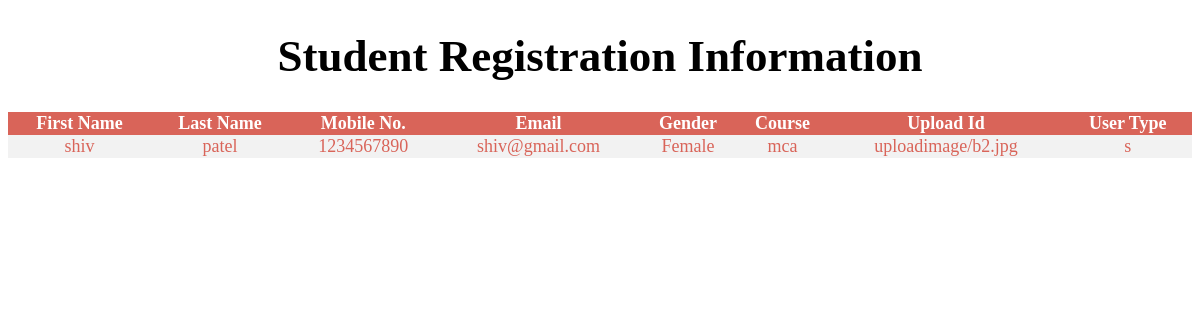
/admin_side/student_register.php, run on the app's committed database.
### tables this page shows
CREATE TABLE IF NOT EXISTS `student_register` (
  `stu_id` int(11) NOT NULL AUTO_INCREMENT,
  `first_name` varchar(50) NOT NULL,
  `last_name` varchar(50) DEFAULT NULL,
  `password` varchar(50) DEFAULT NULL,
  `mobile` bigint(10) DEFAULT NULL,
  `email` varchar(50) DEFAULT NULL,
  `gender` varchar(50) DEFAULT NULL,
  `course` varchar(50) DEFAULT NULL,
  `upload_id` varchar(500) DEFAULT NULL,
  `user_type` varchar(1) NOT NULL,
  PRIMARY KEY (`stu_id`)
);

### admin_side/student_register.php (the view, shortened to what this page needs)
<?php
include_once("../Connection.php");
?>
<!DOCTYPE html>
<html>
<head>
</head>
<?php
		$query="select * FROM student_register";
		$res=mysqli_query($conn,$query) or die(mysqli_error($conn));
	?>
<body style="background-color: white;">
	<h1> Student Registration Information</h1>
<table>
	<tr>
		<th>First Name</th>
		<th>Last Name</th>
		<th>Mobile No.</th>
		<th>Email</th>
		<th>Gender</th>
		<th>Course</th>
		<th>Upload Id</th>
		<th>User Type</th>
	</tr>
	<?php
			while($row=mysqli_fetch_array($res))
		{
		?>
	<tr>
		<td><?php echo $row["first_name"];?></td>
		<td><?php echo $row["last_name"];?></td>
		<td><?php echo $row["mobile"];?></td>
		<td><?php echo $row["email"];?></td>
		<td><?php echo $row["gender"];?></td>
		<td><?php echo $row["course"];?></td>
		<td><?php echo $row["upload_id"];?></td>
		<td><?php echo $row["user_type"];?></td>
	</tr>
<?php
			}
		?>
</table>
</body>
</html>

### admin_side/student_register.php (style rules this page uses)
h1 { text-align: center; font-family: Bodoni MT; font-size: 45px; }
table { border-collapse: collapse; width: 100%; color: #d96459; font-family: Bell MT; font-size: 18px; text-align: center; }
th { background-color: #d96459; color: white; }
tr:nth-child(even) { background-color: #f2f2f2; }

### data on the page
student_register: first_name "shiv", last_name "patel", mobile "1234567890", email "shiv@gmail.com", gender "Female", course "mca", upload "uploadimage/b2.jpg", user_type "s"
